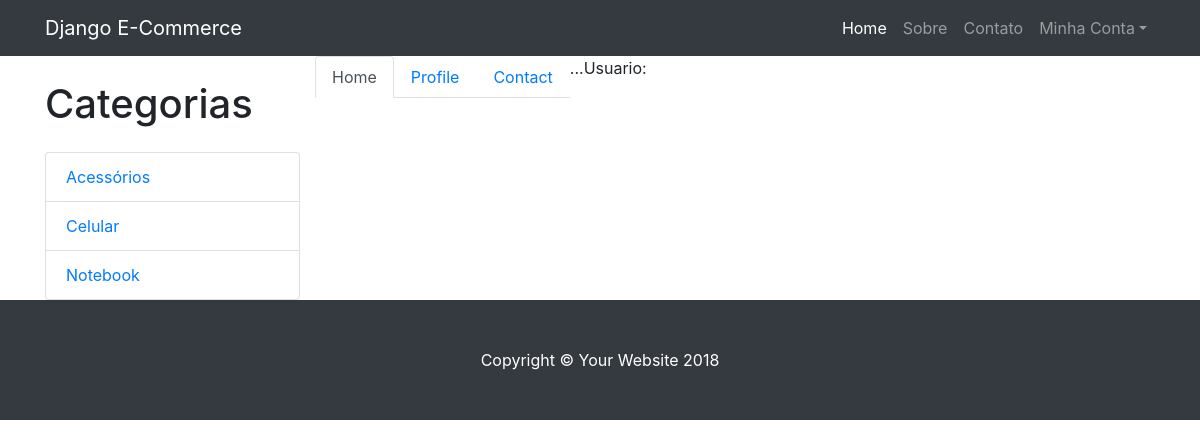
The page /profile/ on the database as committed earlier.
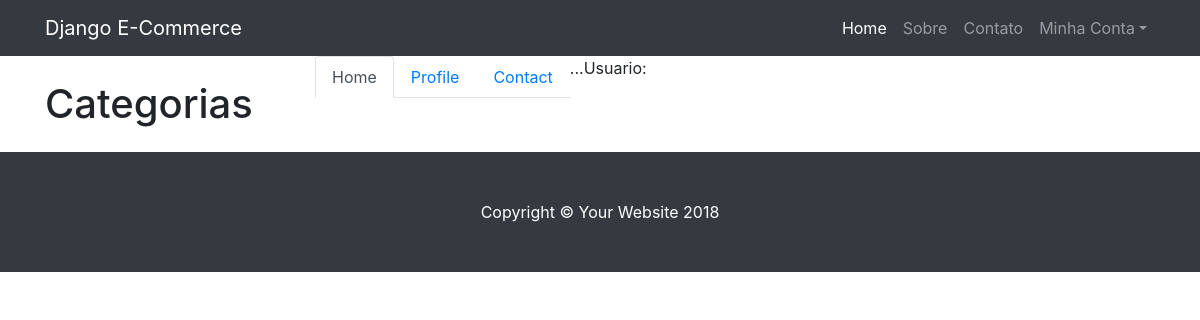
The same page on the database as committed later.
### catalog/models.py (models this page shows, shortened)
class Category(models.Model):
    name = models.CharField('Nome', max_length=100)
    slug = models.SlugField('Identificador', max_length=100, unique=True)
    created = models.DateField('Criado em', auto_now_add=True)
    modified = models.DateField('Modificado em', auto_now=True)
    class Meta():
        verbose_name = 'Categoria'
        verbose_name_plural = 'Categorias'
        ordering = ['name']

### core/views.py (the view)
# urls.py: path('profile/', views.UserDetailsListView.as_view(), name='profile'),
class UserDetailsListView(generic.ListView):
    model = User
    context_object_name = 'user'
    template_name = 'profile.html'

### catalog/context_processors.py (called while the page is built)
def categories(request):
    return {
        'categories'  : Category.objects.all(),
    }

### core/context_processors.py (called while the page is built)
def login_ctx_tag(request):
    return {'login_form' : LoginForm()}

### core/templatetags/pagination.py (called while the page is built)
@register.inclusion_tag('pagination.html')
def pagination(request, paginator, page_obj):
    context={}
    context['paginator'] = paginator
    context['request'] = request
    context['page_obj'] = page_obj
    getvars = request.GET.copy()
    if 'page' in getvars:
        del getvars['page']
    if len(getvars) > 0:
        context['getvars'] = '&{0}'.format(getvars.urlencode())
    return context

### core/templates/profile.html (shortened to what this page needs)
{% extends "base.html" %}
{% load thumbnail %}
{% load pagination %}
{% block container  %}
<nav>
    <div class="nav nav-tabs" id="nav-tab" role="tablist">
      <a class="nav-item nav-link active" id="nav-home-tab" data-toggle="tab" href="#nav-home" role="tab" aria-controls="nav-home" aria-selected="true">Home</a>
      <a class="nav-item nav-link" id="nav-profile-tab" data-toggle="tab" href="#nav-profile" role="tab" aria-controls="nav-profile" aria-selected="false">Profile</a>
      <a class="nav-item nav-link" id="nav-contact-tab" data-toggle="tab" href="#nav-contact" role="tab" aria-controls="nav-contact" aria-selected="false">Contact</a>
    </div>
  </nav>
  <div class="tab-content" id="nav-tabContent">
    <div class="tab-pane fade show active" id="nav-home" role="tabpanel" aria-labelledby="nav-home-tab">...</div>
  </div>
  <div>
      <p>Usuario: {{ user.username }}</p>
  </div>
{% pagination request paginator page_obj %}
{% endblock %}

### core/templates/base.html (shortened to what this page needs)
{% load static %}
<!DOCTYPE html>
<html lang="en">
  <head>
    <link href="{% static 'vendor/bootstrap/css/bootstrap.min.css' %}" rel="stylesheet">
    <link href="{% static 'css/shop-homepage.css' %}" rel="stylesheet">
  </head>
  <body>
    <nav class="navbar navbar-expand-lg navbar-dark bg-dark fixed-top">
      <div class="container">
        <a class="navbar-brand" href="{% url 'index' %}">Django E-Commerce</a>
        <div class="collapse navbar-collapse" id="navbarResponsive">
          <ul class="navbar-nav ml-auto">
            <li class="nav-item active">
              <a class="nav-link" href="{% url 'index' %}">Home
              </a>
            </li>
            <li class="nav-item">
                <a class="nav-link" href="{% url 'about' %}">Sobre</a>
              </li>
            <li class="nav-item">
              <a class="nav-link" href="{% url 'contact' %}">Contato</a>
            </li>
            <li class="nav-item dropdown">
                <a class="nav-link dropdown-toggle" data-toggle="dropdown" href="#">Minha Conta</a>
            </li>
          </ul>
        </div>
      </div>
    </nav>
    <div class="container">
        <div class="row">
            <div class="col-lg-3">
              <h1 class="my-4">Categorias</h1>
              <div class="list-group">
                {% for category in categories %}
                  <a href="{% url 'category' category.slug %}" class="list-group-item">{{category.name}}</a>
                {% endfor %}
              </div>
            </div>
         {% block container %}{% endblock %}
        </div>
    </div>
    <footer class="py-5 bg-dark">
      <div class="container">
        <p class="m-0 text-center text-white">Copyright &copy; Your Website 2018</p>
      </div>
    </footer>
  </body>
</html>

Rows that differ between the two databases and show on the page:
removed Category: name "Acessórios"
removed Category: name "Celular"
removed Category: name "Notebook"
